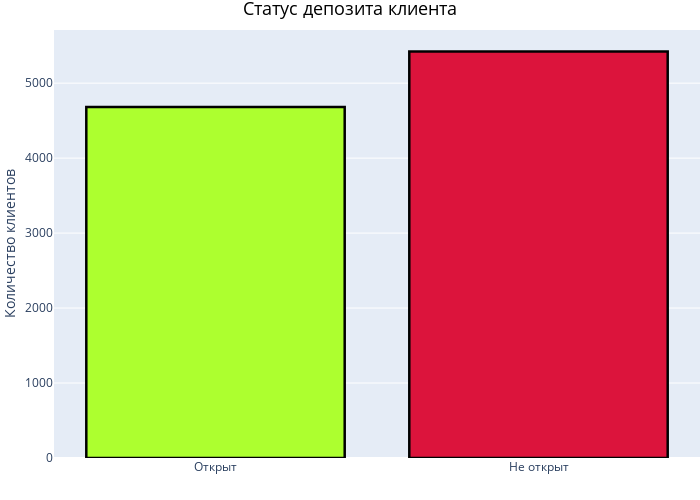

The notebook cell saved with this chart:
### Markdown cell above
<div class="alert alert-info">

Рассчитаем описательные статистики для количественных переменных и проинтерпретируем результаты

### Code cell
fig = px.histogram(df_c,
                   x='deposit',
                   width=700,
                   height=500,
                   color="deposit",
                   color_discrete_sequence=['#adff2f', '#dc143c'])
# Настройка осей графика:
fig.update_layout(
    title=dict(
        text='Статус депозита клиента',
        font=dict(size=20),
        x=0.5,
        yref='paper',
        xanchor="center"),
    title_font=dict(
            size = 18,
            color= "black"),
    xaxis=dict(title = "",
        tickmode='array',
        tickvals=[1, 0],
        ticktext=['Не открыт', 'Открыт'] # Переименовываем название столбцов
    ),
    yaxis_title="Количество клиентов", # Название оси y
    yaxis_tickformat='.0f', # Формат отображение по оси y
    margin=dict(l=0, r=0, t=30, b=0),
    showlegend = False, # Убираем легенду
    bargap = 0.2 # Расстояние между колонок
    )


# Настройка информации при наведении курсора:
fig.update_traces(
    hovertemplate="Клиентов: %{y}<br>", #Информация при наведении курсора на колонку
    marker_line_color='black',   # Цвет линии колонки
    marker_line_width=2.5,       # Толщина линии колонки
    opacity=1            # Прозрачность колонки
)
fig.show();

### Figure 1 — Plotly figure (JSON) as saved in the notebook; plotly's stock layout.template omitted (floating-point values rounded to 4 significant figures; data arrays with more than 128 entries replaced by an {"elided": "..."} marker saying what was removed)
{"data": [{"alignmentgroup": "True", "bingroup": "x", "hovertemplate": "Клиентов: %{y}<br>", "legendgroup": "yes", "marker": {"color": "#adff2f", "line": {"color": "black", "width": 2.5}, "pattern": {"shape": ""}}, "name": "yes", "offsetgroup": "yes", "opacity": 1, "orientation": "v", "showlegend": true, "type": "histogram", "x": {"elided": "4681 str values"}, "xaxis": "x", "yaxis": "y"}, {"alignmentgroup": "True", "bingroup": "x", "hovertemplate": "Клиентов: %{y}<br>", "legendgroup": "no", "marker": {"color": "#dc143c", "line": {"color": "black", "width": 2.5}, "pattern": {"shape": ""}}, "name": "no", "offsetgroup": "no", "opacity": 1, "orientation": "v", "showlegend": true, "type": "histogram", "x": {"elided": "5424 str values"}, "xaxis": "x", "yaxis": "y"}], "layout": {"bargap": 0.2, "barmode": "relative", "height": 500, "legend": {"title": {"text": "deposit"}, "tracegroupgap": 0}, "margin": {"b": 0, "l": 0, "r": 0, "t": 30}, "showlegend": false, "title": {"font": {"color": "black", "size": 18}, "text": "Статус депозита клиента", "x": 0.5, "xanchor": "center", "yref": "paper"}, "width": 700, "xaxis": {"anchor": "y", "categoryarray": ["yes", "no"], "categoryorder": "array", "domain": [0, 1], "tickmode": "array", "ticktext": ["Не открыт", "Открыт"], "tickvals": [1, 0], "title": {"text": ""}}, "yaxis": {"anchor": "x", "domain": [0, 1], "tickformat": ".0f", "title": {"text": "Количество клиентов"}}}}
